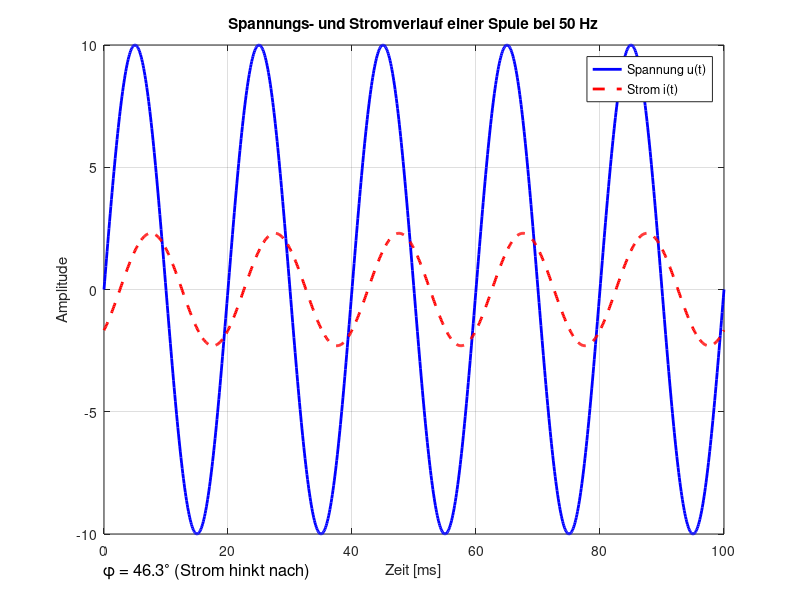

Write the MATLAB code that produced this figure.
% Gegeben:
R = 15;             % Ohm
L = 50e-3;          % H
f = 50;             % Hz
omega = 2 * pi * f;

% Impedanzberechnung
Xl = omega * L;
Z = R + 1i * Xl;
phi = angle(Z);               % Phasenwinkel in Rad
phi_deg = rad2deg(phi);       % in Grad

% Zeitachse
t = linspace(0, 0.1, 1000);   % 0 bis 100 ms

% Spannung (Referenz)
U0 = 10;                      % Spannungsspitze in V
u = U0 * sin(omega * t);      % Spannungssignal

% Strom (phasennachlaufend)
I0 = U0 / abs(Z);             % Stromamplitude nach Ohm'schem Gesetz
i = I0 * sin(omega * t - abs(phi)) * 5;  % Strom hinkt hinterher

% Plot
figure;
plot(t * 1000, u, 'b', 'LineWidth', 2); hold on;    % Spannung
plot(t * 1000, i, 'r--', 'LineWidth', 2);           % Strom
grid on;

xlabel('Zeit [ms]');
ylabel('Amplitude');
title('Spannungs- und Stromverlauf einer Spule bei 50 Hz');
legend('Spannung u(t)', 'Strom i(t)', 'Location', 'best');

% Phasenwinkel anzeigen
text(0, -11.5 , sprintf('\\phi = %.1f^\\circ (Strom hinkt nach)', phi_deg), ...
    'FontSize', 12, 'Color', 'k');
